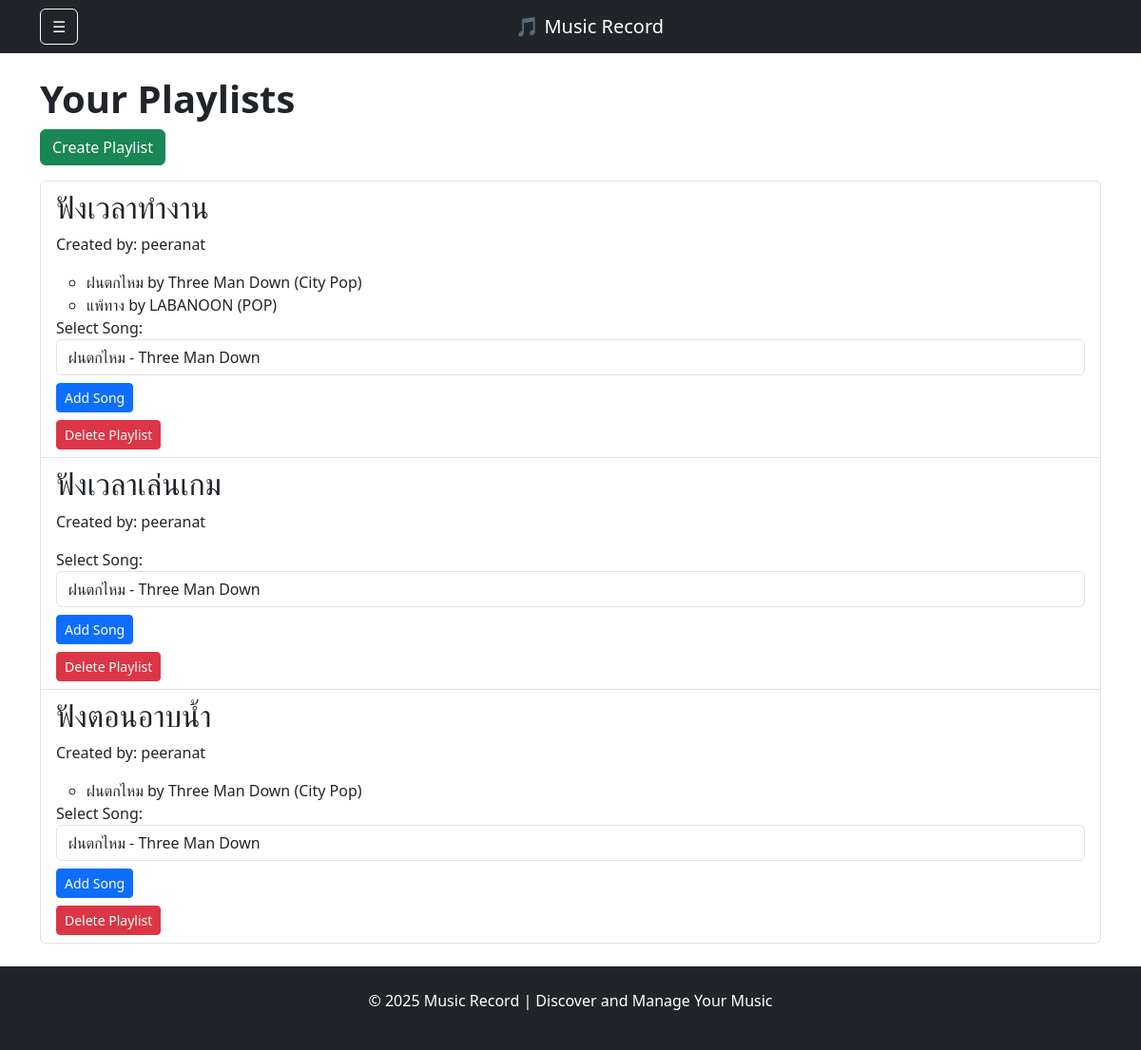
/playlists (signed in), run on an earlier commit of the app's database.
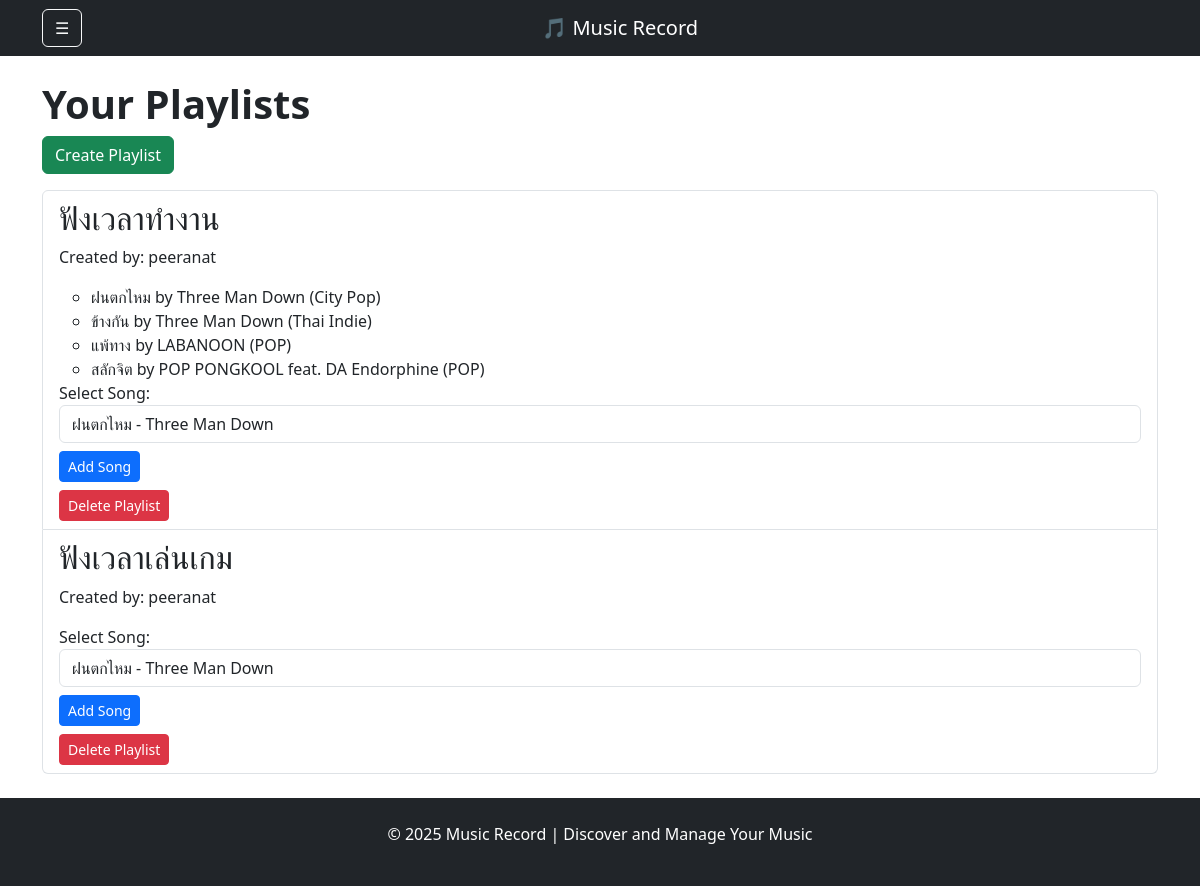
And on a later commit of the database.
### app/models.py (models this page shows)
class Playlist(db.Model):
    id = db.Column(db.Integer, primary_key=True)
    name = db.Column(db.String(100), nullable=False)
    user_id = db.Column(db.Integer, db.ForeignKey('user.id'), nullable=False)
    songs = db.relationship('Song', secondary=playlist_song, back_populates='playlists')

class User(db.Model, UserMixin):
    id = db.Column(db.Integer, primary_key=True)
    username = db.Column(db.String(50), unique=True, nullable=False)
    password = db.Column(db.String(100), nullable=False)
    favorite_genre = db.Column(db.String(50))  # เพิ่มฟิลด์แนวเพลงที่ชอบ
    playlists = db.relationship('Playlist', backref='user', lazy=True)

class Song(db.Model):
    id = db.Column(db.Integer, primary_key=True)
    title = db.Column(db.String(100), nullable=False)
    artist = db.Column(db.String(100), nullable=False)
    genre = db.Column(db.String(50), nullable=False)
    image_url = db.Column(db.String(255))  # URL รูปภาพของเพลง
    playlists = db.relationship('Playlist', secondary=playlist_song, back_populates='songs')

### app/routes.py (the view)
@playlist_routes.route('/playlists')
@login_required
def playlists():
    playlists = Playlist.query.filter_by(user_id=current_user.id).all()
    all_songs = Song.query.all()  # ดึงข้อมูลเพลงทั้งหมด
    return render_template('playlists.html', playlists=playlists, all_songs=all_songs)

### app/models.py (called while the page is built)
@login_manager.user_loader
def load_user(user_id):
    return User.query.get(int(user_id))

### app/templates/playlists.html (shortened to what this page needs)
{% extends "base.html" %}
{% block content %}
<h1><strong>Your Playlists</strong></h1>
<a href="{{ url_for('playlist.create_playlist') }}" class="btn btn-success mb-3">Create Playlist</a>
<ul class="list-group">
    {% for playlist in playlists %}
    <li class="list-group-item">
        <h2>{{ playlist.name }}</h2>
        <p>Created by: {{ playlist.user.username }}</p>
        <ul>
            {% for song in playlist.songs %}
            <li>{{ song.title }} by {{ song.artist }} ({{ song.genre }})</li>
            {% endfor %}
        </ul>
        <form action="{{ url_for('playlist.add_song_to_playlist', playlist_id=playlist.id) }}" method="POST">
            <div class="form-group">
                <label for="song_id">Select Song:</label>
                <select name="song_id" class="form-control">
                    {% for song in all_songs %}
                    <option value="{{ song.id }}">{{ song.title }} - {{ song.artist }}</option>
                    {% endfor %}
                </select>
            </div>
            <button type="submit" class="btn btn-primary btn-sm mt-2">Add Song</button>
        </form>
        <form action="{{ url_for('playlist.delete_playlist', playlist_id=playlist.id) }}" method="POST"
            style="display:inline;">
            <button type="submit" class="btn btn-danger btn-sm mt-2">Delete Playlist</button>
        </form>
    </li>
    {% endfor %}
</ul>
{% endblock %}

### app/templates/base.html (shortened to what this page needs)
<!DOCTYPE html>
<html lang="en">
<head>
    <link href="https://cdn.jsdelivr.net/npm/bootstrap@5.3.0/dist/css/bootstrap.min.css" rel="stylesheet">
    <link rel="stylesheet" href="{{ url_for('static', filename='css/styles.css') }}">
</head>
<body>
    <nav class="navbar navbar-expand-lg navbar-dark bg-dark">
        <div class="container">
            <button class="btn btn-outline-light sidebar-toggle" type="button" data-bs-toggle="offcanvas"
                data-bs-target="#sidebar" aria-controls="sidebar">
                ☰
            </button>
            <a class="navbar-brand mx-auto" href="{{ url_for('main.home') }}">🎵 Music Record</a>
        </div>
    </nav>
    <div class="container mt-4">
        {% block content %}{% endblock %}
    </div>
    <footer class="bg-dark text-white mt-4 text-center">
        <div class="container py-4">
            <p>&copy; 2025 Music Record | Discover and Manage Your Music</p>
        </div>
    </footer>
</body>
</html>

What changed in the data, as far as the page shows it:
removed Playlist: name "ฟังตอนอาบน้ำ", user.username "peeranat", Song (title "ฝนตกไหม", artist "Three Man Down", genre "City Pop")
changed Playlist "ฟังเวลาทำงาน": gains Song (title "ข้างกัน", artist "Three Man Down", genre "Thai Indie"); gains Song (title "สลักจิต", artist "POP PONGKOOL feat. DA Endorphine", genre "POP")
